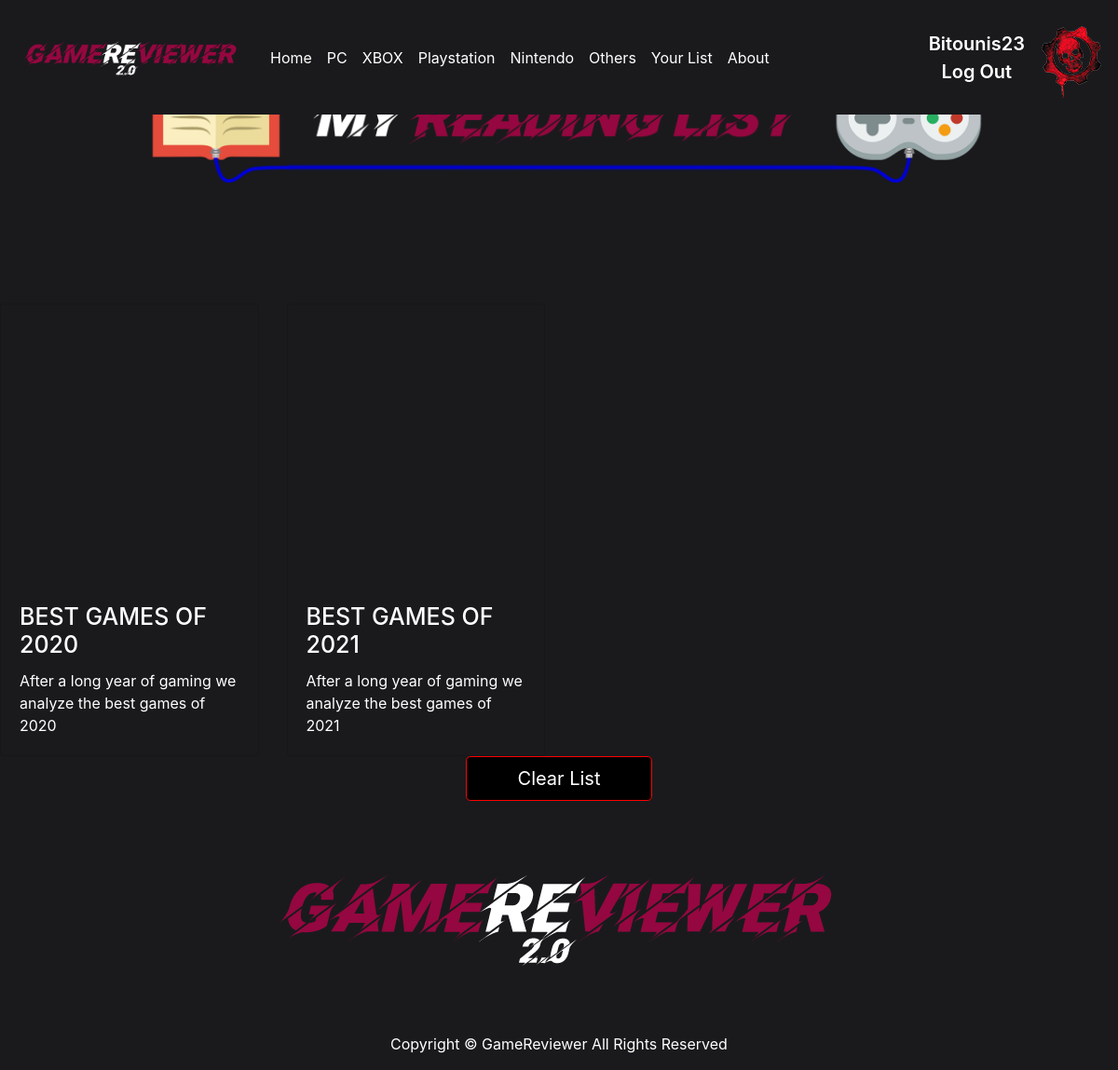
Page /List.php (signed in) on the committed database.
### tables this page shows
CREATE TABLE `articles` (
  `aid` int(11) NOT NULL,
  `Category` varchar(500) NOT NULL,
  `Subtitle` longtext NOT NULL,
  `Rating` smallint(6) NOT NULL,
  `Content` longtext NOT NULL,
  `Date` date NOT NULL,
  `AuthorID` int(11) NOT NULL,
  `ImagePath` mediumtext NOT NULL,
  `Title` longtext NOT NULL
);

### List.php (the view, shortened to what this page needs)
<?php
    function append_string ($str1, $str2) {
    $str1 .=$str2;
    return $str1;
}
    $servername = "localhost";
    $username = "root";
    $password = "1234";
    $dbname = "web programming";
    $conn = new mysqli($servername, $username, $password, $dbname);
    $sql = "SELECT List FROM users WHERE uid = '".$_SESSION['user']."'" ;
    $result = $conn->query($sql);
    $str1="";
    if ($result->num_rows > 0) {
        while($row = $result->fetch_assoc()) {
            $data = (explode(",", $row['List']));
        }
        foreach ($data as $value) {
             $sql1 = "SELECT * FROM articles where aid=".intval ($value)."" ;
                        $result1 = $conn->query($sql1);
                        while($row1 = $result1->fetch_assoc()) {
                                $str1=  append_string ($str1, "<div class='col-lg-3 col-md-4 col-sm-12 col-xs-12'>");
                                $str1=  append_string ($str1, "<div class='content'>");
                                $str1=  append_string ($str1, "<a href='/GameReviewer/Article.php?name=".$row1['aid']."'>");
                                $str1=  append_string ($str1, "<div class='card'>");
                                $str1=  append_string ($str1, "<img class='card-img-top' src='assets/images/thumb.png' style='background:url(".$row1['ImagePath'].")center center; background-size:cover;' alt='Card image cap'>");
                                $str1=  append_string ($str1, "<div class='card-body'>");
                                $str1=  append_string ($str1, "<h5 class='card-title'>".$row1['Title']."</h5>");
                                $str1=  append_string ($str1, "<p class='card-text'>".$row1['Subtitle']."</p>");
                                $str1=  append_string ($str1, "</div>");
                                $str1=  append_string ($str1, "</div>");
                                $str1=  append_string ($str1, "</a>");
                                $str1=  append_string ($str1, "</div>");
                                $str1=  append_string ($str1, "</div>");
                        }
         }
    }
   $content = ('
   <link href="article.css" rel="stylesheet" />
   <link href="assets/css/List.css" rel="stylesheet" />
    <link href="home.css" rel="stylesheet" />
         <div class="col-lg-12 col-md-12 col-sm-12 col-xs-12">
            <img class="w-100 " src="assets/images/ReadingList.png"  />
        </div>
        <div class="row">
            '.$str1.'
        </div>
        <div class="row">
            <div class="col-lg-12 col-md-12 col-xs-12 col-sm-12">
                <form role = "form" method = "post">
                   <button class = "btn btn-lg btn-primary btn-block btn-list" type = "submit" name = "login">Clear List</button>
                </form>
            </div>
        </div>
   ');
    include('master.php');
?>

### master.php (shortened to what this page needs)
<?php
     if (isset($_SESSION['user'])) {
        $user=$_SESSION['username']."<br/><a href='Logout.php'>Log Out</a>";
     } else {
        $user="<a href='Login.php'>Log In</a>";
     }
?>
<!DOCTYPE html>
<html>
<head>
    <link rel="stylesheet" href="https://stackpath.bootstrapcdn.com/bootstrap/4.3.1/css/bootstrap.min.css">
    <link href="assets/css/master.css" rel="stylesheet" />
    <link rel="stylesheet" type="text/css" href="//cdn.jsdelivr.net/npm/slick-carousel@1.8.1/slick/slick.css"/>
</head>
<body>
    <nav class="navbar navbar-expand-lg navbar-dark bg-dark fixed-top">
        <a class="navbar-brand" href="Default.php">
            <img class="navbar-logo" src="assets/images/logo2.png"/>
        </a>
        <div class="collapse navbar-collapse" id="navbarNav">
            <ul class="navbar-nav">
                <li class="nav-item active">
                    <a class="nav-link" href="Default.php">Home</a>
                </li>
                <li class="nav-item">
                    <a class="nav-link" href="/GameReviewer/Category.php?cat=PC">PC</a>
                </li>
                <li class="nav-item">
                    <a class="nav-link" href="/GameReviewer/Category.php?cat=XBOX">XBOX</a>
                </li>
                <li class="nav-item">
                    <a class="nav-link" href="/GameReviewer/Category.php?cat=Playstation">Playstation</a>
                </li>
                <li class="nav-item">
                    <a class="nav-link" href="/GameReviewer/Category.php?cat=Nintendo">Nintendo</a>
                </li>
                <li class="nav-item">
                    <a class="nav-link" href="/GameReviewer/Category.php?cat=Others">Others</a>
                </li>
                <li class="nav-item">
                    <a class="nav-link" href="/GameReviewer/List.php">Your List</a>
                </li>
                <li class="nav-item">
                    <a class="nav-link" href="/GameReviewer/About.php">About</a>
                </li>
            </ul>
            <img class="right-login-img" src="assets/images/user.png"/>
            <div class="right-login" id="Userdata" > <?= $user ?> </div>
        </div>
    </nav>
      <div><?php echo $content; ?></div>
      <section class="footer ">
        <div class="row">
            <div class="col-lg-12 col-md-12 col-sm-12 text-center">
                <img class="footer-image" src="assets/images/logo2.png" />
            </div>
        </div>
        <div class="row">
            <div class="col-lg-12 col-md-12 col-sm-12 text-center">
                <p style="color:white;">Copyright &copy; GameReviewer All Rights Reserved</p>
            </div>
        </div>
    </section>
</body>
</html>

### assets/css/master.css (style rules this page uses)
html { overflow-x:hidden; }
img { max-width: 80%; display: flex; margin: auto; margin-top:50px; margin-bottom:50px; }
.nav-link { display: block; padding: .5rem 1rem; color: white !important; }
.right-login { position:absolute; right:100px !important; color:white; font-weight:600; font-size:20px; text-align:center; }
.right-login a { cursor:pointer; color: red; font-weight: 600; font-size: 20px; text-align: center; }
.right-login-img { position: absolute; right: 0px !important; }
.navbar-logo { max-width:250px !important; margin-top:20px; margin-bottom:20px; }
.navbar { background-color: #1a1a1d !important; }
.footer { background-color: #1a1a1d !important; }

### article.css (style rules this page uses)
html { overflow-x:hidden; }
img { max-width: 80%; display: flex; margin: auto; margin-top:50px; margin-bottom:50px; }
.right-login { position:absolute; right:20px; color:white; }
.navbar-logo { max-width:250px !important; margin-top:20px; margin-bottom:20px; }
.navbar { background-color: #1a1a1d !important; }
.footer { background-color: #1a1a1d !important; }
.btn-list { background-color:black !important; border-color:red !important; }

### assets/css/List.css (style rules this page uses)
.content { margin-top:10vh; }

### home.css (style rules this page uses)
html { overflow-x:hidden; }
a { color:unset!important; }
body { background-color: #1a1a1d !important; }
.card { position: relative; display: -ms-flexbox; display: flex; -ms-flex-direction: column; flex-direction: column; min-width: 0; word-wrap: break-word; background-color: #1a1a1d; background-clip: border-box; border: 1px solid rgba(0,0,0,.125); border-radius: .25rem; }
.card-title { font-size:25px; color:white; }
.card-text { color:white; }
.right-login { position:absolute; right:20px; color:white; }
.card-img-top { width: 100%; border-top-left-radius: calc(.25rem - 1px); border-top-right-radius: calc(.25rem - 1px); height: 200px; }
.navbar-logo { max-width:250px !important; margin-top:20px; margin-bottom:20px; }
.navbar { background-color: #1a1a1d !important; }
.footer { background-color: #1a1a1d !important; }

### rows in the picture
articles: ImagePath (picture), Title "BEST GAMES OF 2020", Subtitle "After a long year of gaming we analyze the best games of 2020"
articles: ImagePath (picture), Title "BEST GAMES OF 2021", Subtitle "After a long year of gaming we analyze the best games of 2021"

### other values in the picture
$_SESSION['username'] "Bitounis23"
